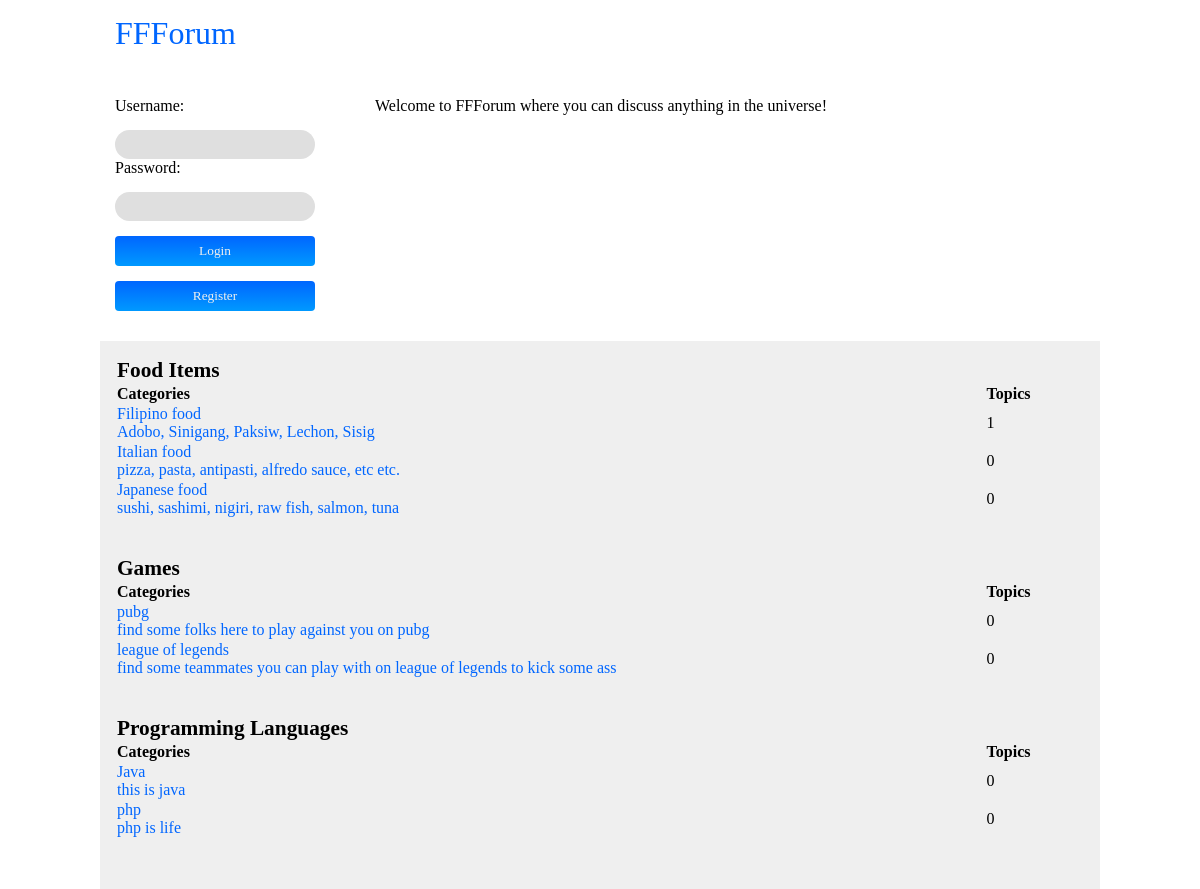
The page / on the database its author committed.
### tables this page shows
CREATE TABLE IF NOT EXISTS `categories` (
  `cat_id` int(3) unsigned NOT NULL AUTO_INCREMENT,
  `category_title` varchar(64) NOT NULL,
  PRIMARY KEY (`cat_id`)
);

CREATE TABLE IF NOT EXISTS `subcategories` (
  `subcat_id` int(3) unsigned NOT NULL AUTO_INCREMENT,
  `parent_id` int(3) unsigned NOT NULL,
  `subcategory_title` varchar(128) NOT NULL,
  `subcategory_desc` varchar(255) NOT NULL,
  PRIMARY KEY (`subcat_id`),
  KEY `parent_id` (`parent_id`)
);

### content_function.php (the view, shortened to what this page needs)
<?php
	function dispcategories() {
		include ('dbconn.php');
		$select = mysqli_query($con, "SELECT * FROM categories");
		while ($row = mysqli_fetch_assoc($select)) {
			echo "<table class='category-table'>";
			echo "<tr><td class='main-category' colspan='2'>".$row['category_title']."</td></tr>";
			dispsubcategories($row['cat_id']);
			echo "</table>";
		}
	}
	function dispsubcategories($parent_id) {
		include ('dbconn.php');
		$select = mysqli_query($con, "SELECT cat_id, subcat_id, subcategory_title, subcategory_desc FROM categories, subcategories
									  WHERE ($parent_id = categories.cat_id) AND ($parent_id = subcategories.parent_id)");
		echo "<tr><th width='90%'>Categories</th><th width='10%'>Topics</th></tr>";
		while ($row = mysqli_fetch_assoc($select)) {
			echo "<tr><td class='category_title'><a href='/forum/topics.php?cid=".$row['cat_id']."&scid=".$row['subcat_id']."'>
				  ".$row['subcategory_title']."<br />";
			echo $row['subcategory_desc']."</a></td>";
			echo "<td class='num-topics'>".getnumtopics($parent_id, $row['subcat_id'])."</td></tr>";
		}
	}
	function getnumtopics($cat_id, $subcat_id) {
		include ('dbconn.php');
		$select = mysqli_query($con, "SELECT category_id, subcategory_id FROM topics WHERE ".$cat_id." = category_id
									  AND ".$subcat_id." = subcategory_id");
		return mysqli_num_rows($select);
	}
?>

### index.php (shortened to what this page needs)
<?php
	include ('layout_manager.php');
	include ('content_function.php');
?>
<html>
<head><title> Home - FFForum</title></head>
<link href="/forum/styles/main.css" type="text/css" rel="stylesheet" />
<body>
	<div class="pane">
		<div class="header"><h1><a href="/forum">FFForum</a></h1></div>
		<div class="loginpane">
			<?php
				if (isset($_SESSION['username'])) {
					logout();
				} else {
					loginform();
				}
			?>
		</div>
		<div class="forumdesc">
			<p>Welcome to FFForum where you can discuss anything in the universe!</p>
		</div>
		<div class="content">
			<?php dispcategories(); ?>
		</div>
	</div>
</body>
</html>

### layout_manager.php (shortened to what this page needs)
<?php
	function loginform() {
		echo "<form action='/forum/validatelogin.php' method='POST'>
			  <p>Username:</p>
			  <input type='text' id='usernameinput' name='usernameinput' />
				<p>Password:</p>
				<input type='password' id='passwordinput' name='passwordinput' />
				<input type='submit' value='Login' />
				<button type='button' onclick='location.href=\"/forum/register.html\";'>Register</button>
			</form>";
	}
?>

### styles/main.css (style rules this page uses)
* { margin: 0px; padding: 0px; }
h1, h2, h3 { font-family: Century Gothic; font-weight: normal; margin-bottom: 15px; }
div.pane { width: 1000px; margin: 0px auto; }
div.header { padding-top: 15px; padding-bottom: 15px; }
div.loginpane { width: 230px; display: block; position: relative; float: left; padding: 15px; }
div.forumdesc { width: 700px; display: block; position: relative; float: left; padding: 15px; }
div.content { background-color: #EFEFEF; margin-top: 15px; width: 970px; display: block; position: relative; float: left; padding: 15px; }
div.header h1 { margin-left: 15px; font-family: Century Gothic; font-weight: normal; }
a { text-decoration: none; color: #0066FF; }
p { font-family: Calibri; }
input[type="submit"], button { border-radius: 4px; color: #EFEFEF; width: 200px; padding: 7px; font-family: Calibri; background-image: linear-gradient(to bottom, #0066FF, #0099FF); margin-top: 15px; border: none; }
input[type="text"],[type="password"] { border-radius: 15px; width: 200px; padding: 7px; font-family: Arial; margin-top: 15px; border: none; background-color: #DFDFDF; }
table.category-table { width: 100%; margin-bottom: 35px; font-family: Calibri; }
table.category-table td.main-category { font-size: 16pt; font-weight: bold; }
table.category-table th { font-size: 12pt; font-weight: bold; text-align: left; }

### rows shown on the page
categories: category_title "Food Items"
subcategories: subcategory_title "Filipino food", subcategory_desc "Adobo, Sinigang, Paksiw, Lechon, Sisig", subcat_id "1"
subcategories: subcategory_title "Italian food", subcategory_desc "pizza, pasta, antipasti, alfredo sauce, etc etc.", subcat_id "0"
subcategories: subcategory_title "Japanese food", subcategory_desc "sushi, sashimi, nigiri, raw fish, salmon, tuna", subcat_id "0"
categories: category_title "Games"
subcategories: subcategory_title "pubg", subcategory_desc "find some folks here to play against you on pubg", subcat_id "0"
subcategories: subcategory_title "league of legends", subcategory_desc "find some teammates you can play with on league of legends to kick some ass", subcat_id "0"
categories: category_title "Programming Languages"
subcategories: subcategory_title "Java", subcategory_desc "this is java", subcat_id "0"
subcategories: subcategory_title "php", subcategory_desc "php is life", subcat_id "0"
